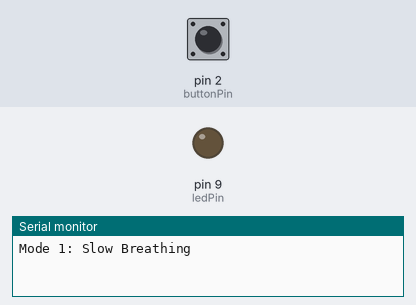
The sketch below on a simulated Arduino Uno, built with avr-gcc and run on an emulated ATmega328P. Parts: output pins drawn as LEDs (lit = HIGH), the last lines printed to the serial monitor. The inputs (shaded band) are chosen by the test bench; at power-on: pin 2 (buttonPin) HIGH.

Above: at 1.25 s.
1.3 s: pin 2 (buttonPin) pulled LOW for 0.15 s
At 1.75 s:
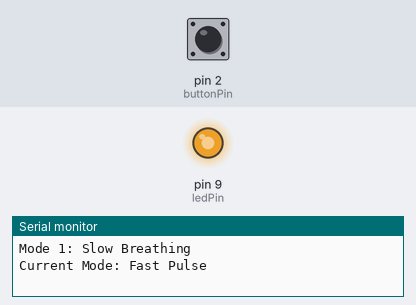
4.3 s: pin 2 (buttonPin) pulled LOW for 1 s
At 4.42 s:
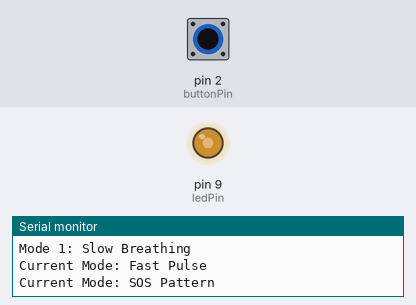
7.3 s: pin 2 (buttonPin) pulled LOW for 1 s
Timing chart, 0 to 16.3 s (numbered marks = the images above; inputs shaded):
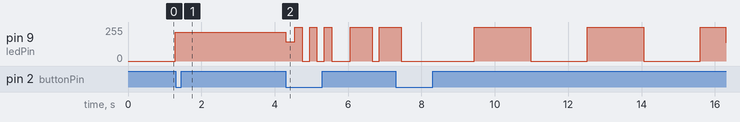

The sketch:

pwm_fading_night_light.ino
```cpp
/*
  Project: PWM Fading Night Light
  Author: Swarnava Dey
  Date: 28-06-2026
*/

const int ledPin = 9;        // PWM pin
const int buttonPin = 2;

int mode = 1;
bool lastButtonState = HIGH;

void setup() {
  pinMode(ledPin, OUTPUT);
  pinMode(buttonPin, INPUT_PULLUP);

  Serial.begin(9600);
  Serial.println("Mode 1: Slow Breathing");
}

void loop() {

  // -------- Check Button --------
  bool currentButtonState = digitalRead(buttonPin);

  if (lastButtonState == HIGH && currentButtonState == LOW) {
    mode++;

    if (mode > 3)
      mode = 1;

    Serial.print("Current Mode: ");

    if (mode == 1)
      Serial.println("Slow Breathing");

    else if (mode == 2)
      Serial.println("Fast Pulse");

    else
      Serial.println("SOS Pattern");

    delay(250);      // Debounce
  }

  lastButtonState = currentButtonState;

  // -------- Run Current Mode --------

  if (mode == 1)
    slowBreathing();

  else if (mode == 2)
    fastPulse();

  else
    sosPattern();
}

//==============================
// Slow Breathing (3 sec cycle)
//==============================
void slowBreathing() {

  for (int i = 0; i <= 255; i++) {
    analogWrite(ledPin, i);
    delay(6);
    if (buttonPressed()) return;
  }

  for (int i = 255; i >= 0; i--) {
    analogWrite(ledPin, i);
    delay(6);
    if (buttonPressed()) return;
  }
}

//==============================
// Fast Pulse (0.5 sec cycle)
//==============================
void fastPulse() {

  for (int i = 0; i <= 255; i++) {
    analogWrite(ledPin, i);
    delay(1);
    if (buttonPressed()) return;
  }

  for (int i = 255; i >= 0; i--) {
    analogWrite(ledPin, i);
    delay(1);
    if (buttonPressed()) return;
  }
}

//==============================
// SOS Pattern
//==============================
void sosPattern() {

  // ...
  for (int i = 0; i < 3; i++) {
    flash(200);
    if (buttonPressed()) return;
  }

  delay(300);

  // ---
  for (int i = 0; i < 3; i++) {
    flash(600);
    if (buttonPressed()) return;
  }

  delay(300);

  // ...
  for (int i = 0; i < 3; i++) {
    flash(200);
    if (buttonPressed()) return;
  }

  delay(1000);
}

//==============================
void flash(int duration) {

  analogWrite(ledPin, 255);
  delay(duration);

  analogWrite(ledPin, 0);
  delay(200);
}

//==============================
bool buttonPressed() {

  bool state = digitalRead(buttonPin);

  if (lastButtonState == HIGH && state == LOW) {

    mode++;

    if (mode > 3)
      mode = 1;

    Serial.print("Current Mode: ");

    if (mode == 1)
      Serial.println("Slow Breathing");

    else if (mode == 2)
      Serial.println("Fast Pulse");

    else
      Serial.println("SOS Pattern");

    delay(250);

    lastButtonState = LOW;
    return true;
  }

  lastButtonState = state;
  return false;
}
```
